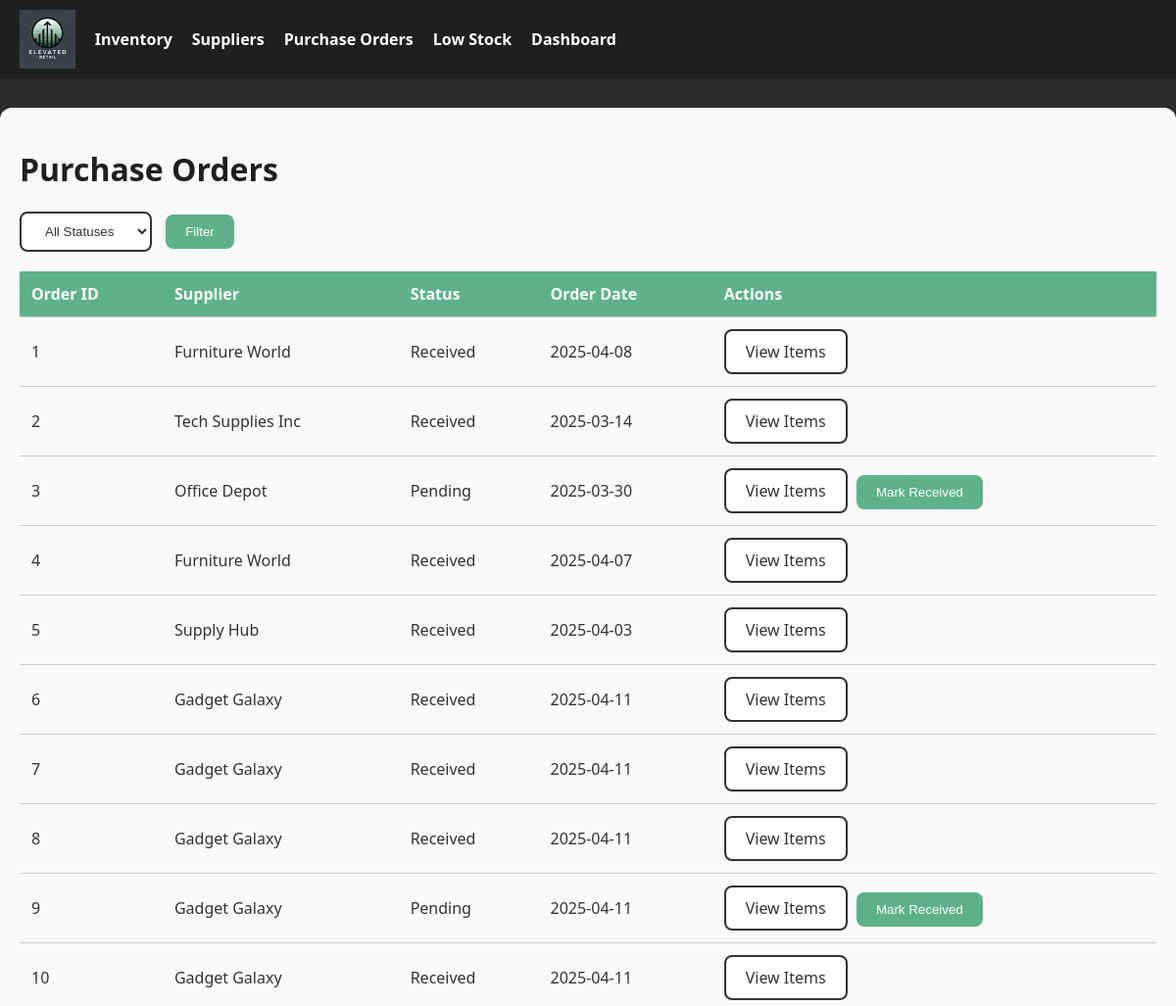
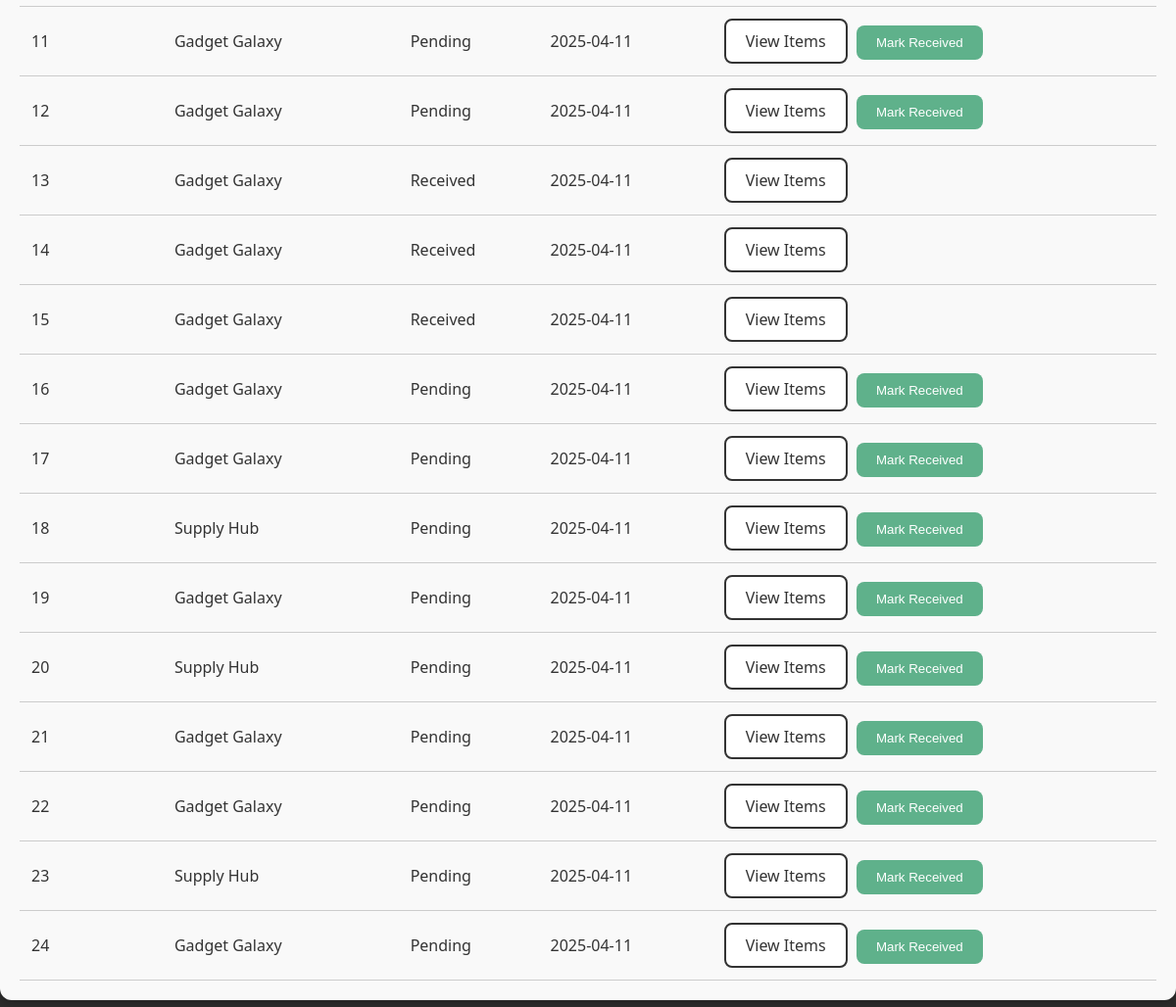
Before: /purchase_orders with the older database file (2 pictures, top to bottom).
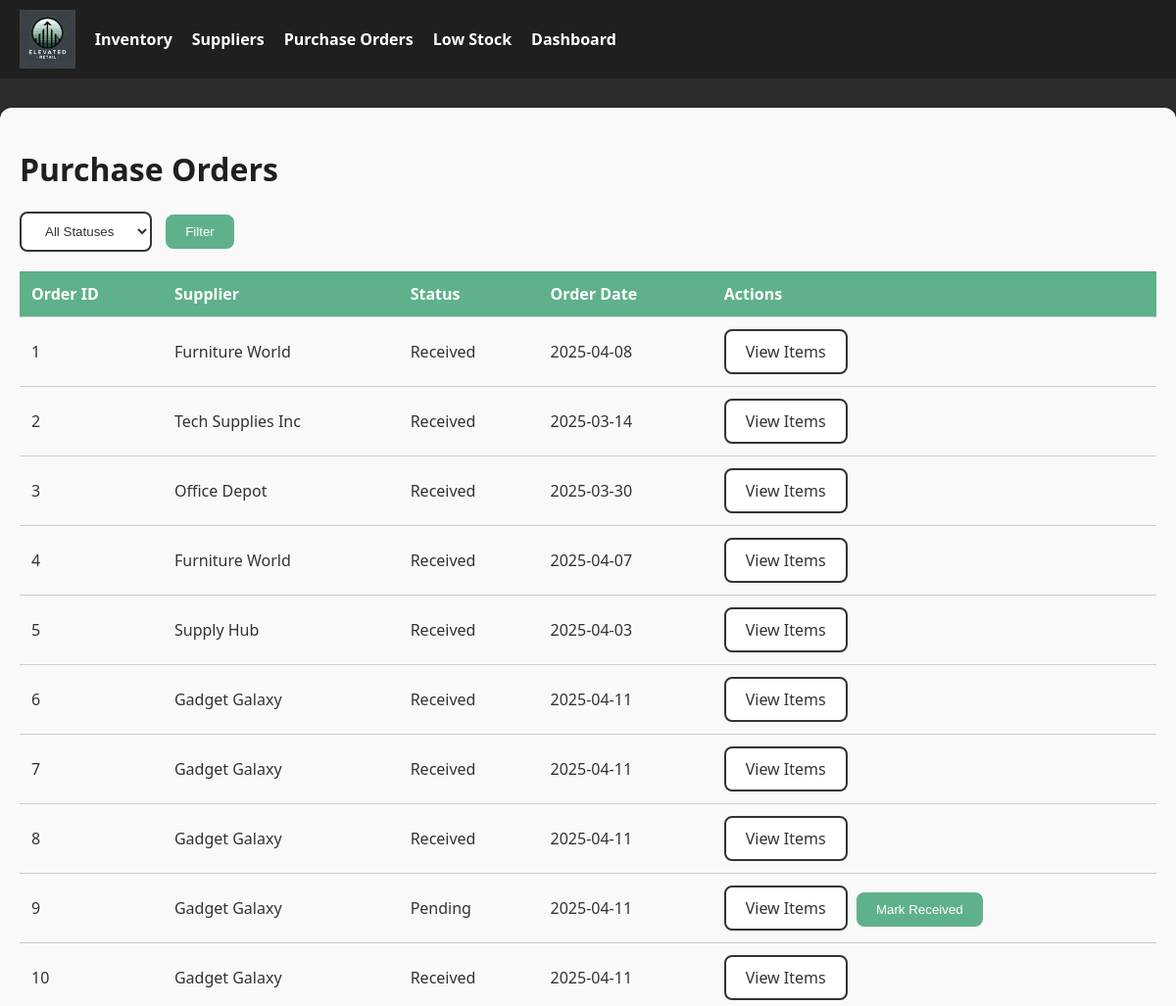
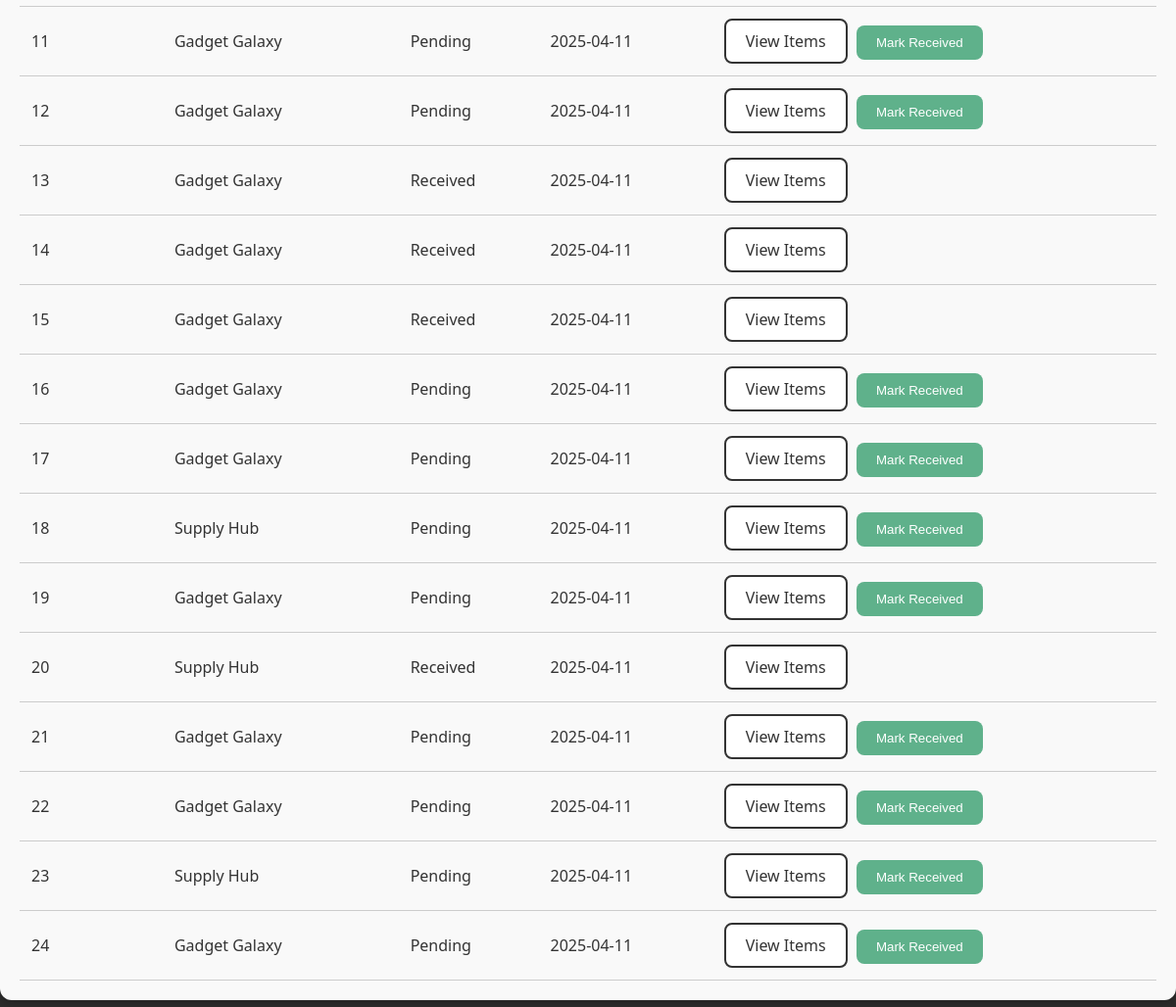
After: the same page with the newer database file (2 pictures, top to bottom).
### models.py (models this page shows)
class PurchaseOrder(db.Model):
    __tablename__ = 'Purchase_Order'
    Purchase_Order_ID = db.Column(db.Integer, primary_key=True)
    Supplier_ID = db.Column(db.Integer, db.ForeignKey('Supplier.Supplier_ID'))
    Status = db.Column(db.String(50), nullable=False)
    Order_Date = db.Column(db.DateTime, nullable=False, default=datetime.utcnow)
    Created_At = db.Column(db.DateTime, nullable=False, default=datetime.utcnow)
    Updated_At = db.Column(db.DateTime, nullable=False, default=datetime.utcnow, onupdate=datetime.utcnow)
    supplier = db.relationship('Supplier', backref='purchase_orders')
    items = db.relationship('PurchaseOrderItem', backref='order')

class Supplier(db.Model):
    __tablename__ = 'Supplier'
    Supplier_ID = db.Column(db.Integer, primary_key=True)
    Supplier_Name = db.Column(db.String(100), nullable=False)
    Contact_Name = db.Column(db.String(100))
    Contact_Email = db.Column(db.String(255))
    Contact_Phone = db.Column(db.String(20))
    Address = db.Column(db.String(255))

### routes.py (the view)
@inventory_bp.route('/purchase_orders', methods=['GET'])
def list_purchase_orders():
    status_filter = request.args.get('status')
    if status_filter:
        purchase_orders = PurchaseOrder.query.filter_by(Status=status_filter).all()
    else:
        purchase_orders = PurchaseOrder.query.all()
    return render_template('purchase_orders.html', purchase_orders=purchase_orders)

### templates/purchase_orders.html (shortened to what this page needs)
{% extends 'base.html' %}
{% block content %}
<h1>Purchase Orders</h1>
<form method="get" action="{{ url_for('inventory.list_purchase_orders') }}" style="margin-bottom: 20px;">
    <select name="status" class="btn-secondary">
        <option value="">All Statuses</option>
    </select>
    <button type="submit" class="btn-primary" style="margin-left: 10px;">Filter</button>
</form>
<table>
    <thead>
        <tr>
            <th>Order ID</th>
            <th>Supplier</th>
            <th>Status</th>
            <th>Order Date</th>
            <th>Actions</th>
        </tr>
    </thead>
    <tbody>
        {% for order in purchase_orders %}
        <tr>
            <td>{{ order.Purchase_Order_ID }}</td>
            <td>{{ order.supplier.Supplier_Name }}</td>
            <td>{{ order.Status }}</td>
            <td>{{ order.Order_Date.strftime('%Y-%m-%d') }}</td>
            <td>
                <a href="{{ url_for('inventory.view_purchase_order_items', order_id=order.Purchase_Order_ID) }}" class="btn-secondary">View Items</a>
                {% if order.Status != "Received" %}
                <form method="post" action="{{ url_for('inventory.receive_order', order_id=order.Purchase_Order_ID) }}" style="display:inline;">
                    <button type="submit" class="btn-primary" style="margin-left: 5px;">Mark Received</button>
                </form>
                {% endif %}
            </td>
        </tr>
        {% endfor %}
    </tbody>
</table>
{% endblock %}

### templates/base.html (shortened to what this page needs)
<!DOCTYPE html>
<html lang="en">
<head>
</head>
<body>
<nav>
    <div style="display: flex; align-items: center;">
        <img src="{{ url_for('static', filename='images/Elevate_Retail.png') }}" alt="Elevate Retail Logo">
        <a href="{{ url_for('inventory.get_inventory') }}">Inventory</a>
        <a href="{{ url_for('inventory.list_suppliers') }}">Suppliers</a>
        <a href="{{ url_for('inventory.list_purchase_orders') }}">Purchase Orders</a>
        <a href="{{ url_for('inventory.low_stock') }}">Low Stock</a>
        <a href="{{ url_for('inventory.dashboard') }}">Dashboard</a>
    </div>
</nav>
<div class="container">
    {% block content %}
    {% endblock %}
</div>
</body>
</html>

### templates/base.html (style rules this page uses)
body { margin: 0; font-family: 'Segoe UI', Tahoma, Geneva, Verdana, sans-serif; background-color: #2c2c2c; color: #ffffff; }
nav { background-color: #1f1f1f; padding: 10px 20px; display: flex; align-items: center; justify-content: space-between; }
nav img { height: 60px; }
nav a { color: white; text-decoration: none; margin-left: 20px; font-weight: bold; }
.container { max-width: 1200px; margin: 30px auto; padding: 20px; background: #f9f9f9; border-radius: 12px; box-shadow: 0 4px 10px rgba(0,0,0,0.2); color: #333333; }
.btn-primary { background-color: #5fb18b; color: white; padding: 10px 20px; border-radius: 8px; text-decoration: none; display: inline-block; border: none; cursor: pointer; }
.btn-secondary { background-color: white; color: #333333; padding: 10px 20px; border: 2px solid #333333; border-radius: 8px; text-decoration: none; display: inline-block; cursor: pointer; }
table { width: 100%; border-collapse: collapse; margin-top: 20px; }
th, td { padding: 12px; border-bottom: 1px solid #ccc; text-align: left; }
th { background-color: #5fb18b; color: white; }
h1, h2 { color: #1f1f1f; }

Changed rows visible on the page:
changed PurchaseOrder "Office Depot": Status "Pending" → "Received"; no longer shows "Mark Received"
changed PurchaseOrder id 20: Status "Pending" → "Received"; no longer shows "Mark Received"
